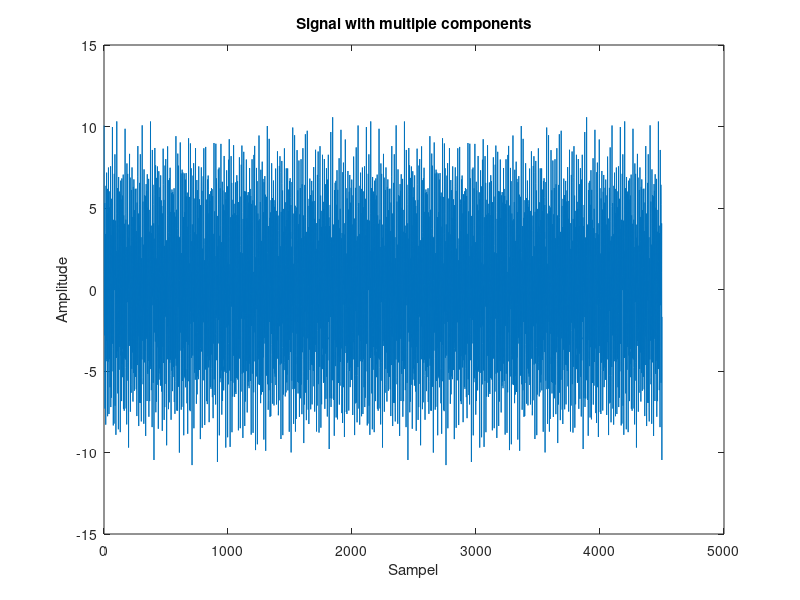
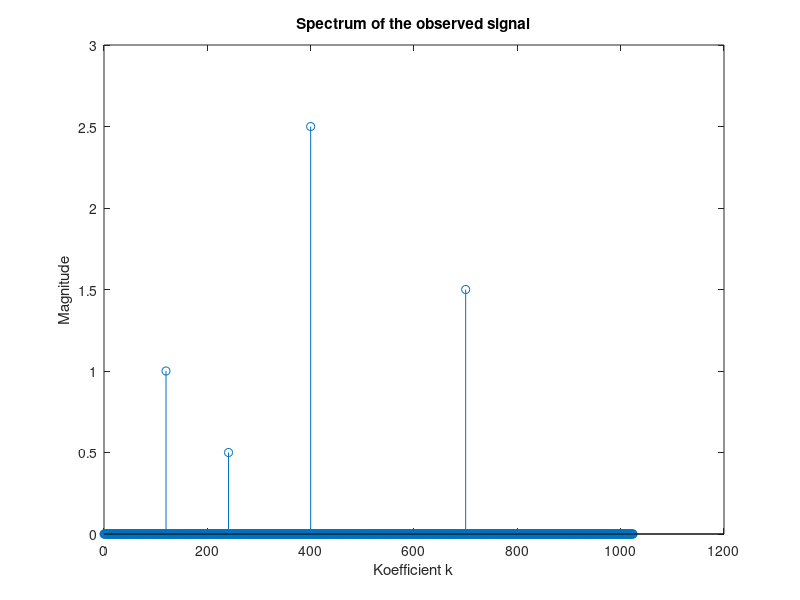
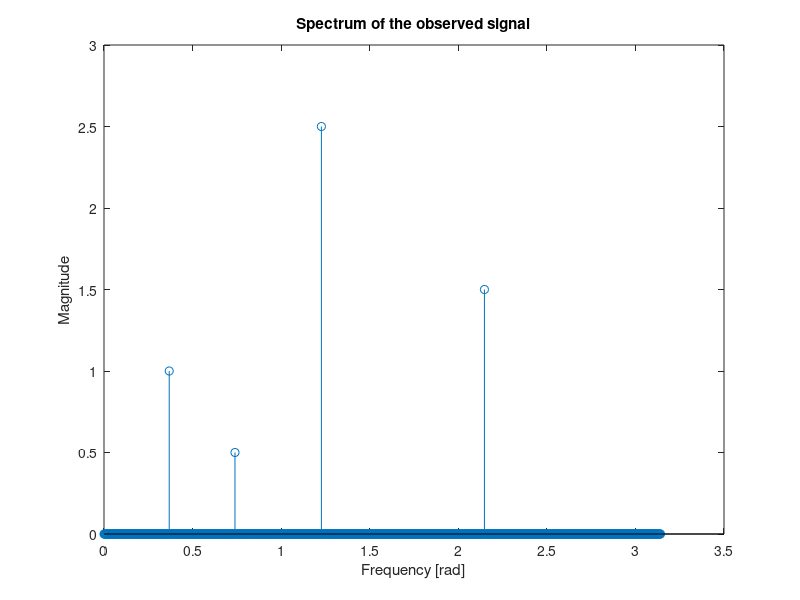

Here is the MATLAB script that generated these plots, in order:
load signal.mat

N = 2048;
n=1:4500; %vektor med index

figure
plot(n,signal);
xlabel('Sampel')
ylabel('Amplitude')
title('Signal with multiple components')

N1=N;

%beräkna spektrum
S=abs(fft(signal,N)); %Obs, vi letar efter frekvensen, därav magnituden av spektrat fullt duglig
S=S(1:N1/2+1)/N1; %Reell data ger symetrisk spektrum, räcker halvan. Division med N för att få rätt amplitud

%plotta med koefficientr k på x-axeln
figure
stem((0:N1/2),S)
xlabel('Koefficient k')
ylabel('Magnitude')
title('Spectrum of the observed signal')

%plotta med radianer på x-axeln
figure
stem((0:N1/2)*(2*pi/N1),S)
xlabel('Frequency [rad]')
ylabel('Magnitude')
title('Spectrum of the observed signal')

